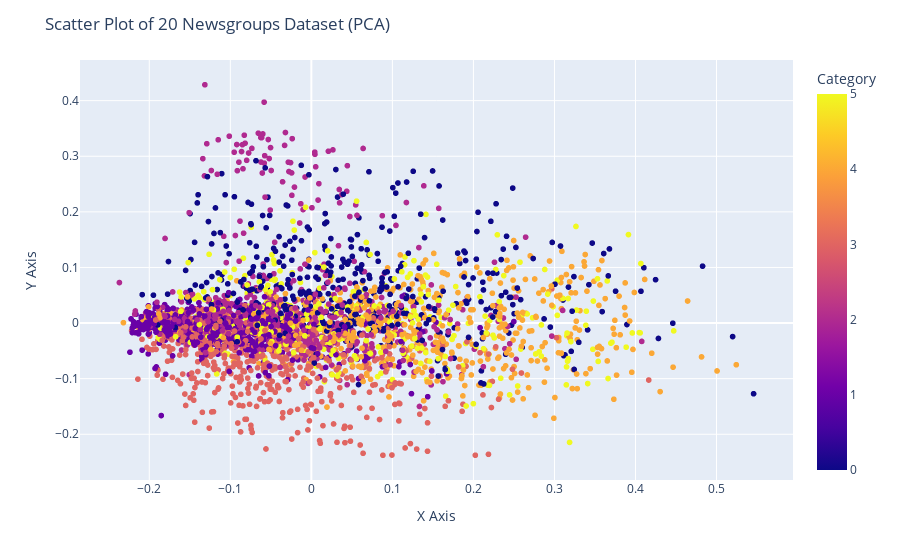

This figure's notebook cell:
### Code cell
import plotly.express as px
from sklearn.datasets import fetch_20newsgroups
from sklearn.feature_extraction.text import TfidfVectorizer

data = fetch_20newsgroups(subset='train', categories=categories, shuffle=True, random_state=42)


vectorizer = TfidfVectorizer()
X = vectorizer.fit_transform(data.data)
y = data.target


from sklearn.decomposition import PCA

pca = PCA(n_components=2)
X_pca = pca.fit_transform(X.toarray())


fig = px.scatter(x=X_pca[:, 0], y=X_pca[:, 1], color=y, labels={'color': 'Category'})
fig.update_layout(title='Scatter Plot of 20 Newsgroups Dataset (PCA)',
                  xaxis_title='X Axis',
                  yaxis_title='Y Axis')
fig.show()

### Figure 1 — Plotly figure (JSON) as saved in the notebook; plotly's stock layout.template omitted (floating-point values rounded to 4 significant figures; data arrays with more than 128 entries replaced by an {"elided": "..."} marker saying what was removed)
{"data": [{"hovertemplate": "x=%{x}<br>y=%{y}<br>Category=%{marker.color}<extra></extra>", "legendgroup": "", "marker": {"color": {"elided": "3227 int values"}, "coloraxis": "coloraxis", "symbol": "circle"}, "mode": "markers", "name": "", "showlegend": false, "type": "scattergl", "x": {"elided": "3227 float values"}, "xaxis": "x", "y": {"elided": "3227 float values"}, "yaxis": "y"}], "layout": {"autosize": true, "coloraxis": {"colorbar": {"title": {"text": "Category"}}, "colorscale": [[0, "#0d0887"], [0.1111, "#46039f"], [0.2222, "#7201a8"], [0.3333, "#9c179e"], [0.4444, "#bd3786"], [0.5556, "#d8576b"], [0.6667, "#ed7953"], [0.7778, "#fb9f3a"], [0.8889, "#fdca26"], [1, "#f0f921"]]}, "legend": {"tracegroupgap": 0}, "margin": {"t": 60}, "title": {"text": "Scatter Plot of 20 Newsgroups Dataset (PCA)"}, "xaxis": {"anchor": "y", "autorange": true, "domain": [0, 1], "range": [-0.2862, 0.595], "title": {"text": "X Axis"}, "type": "linear"}, "yaxis": {"anchor": "x", "autorange": true, "domain": [0, 1], "range": [-0.2893, 0.4802], "title": {"text": "Y Axis"}, "type": "linear"}}}
